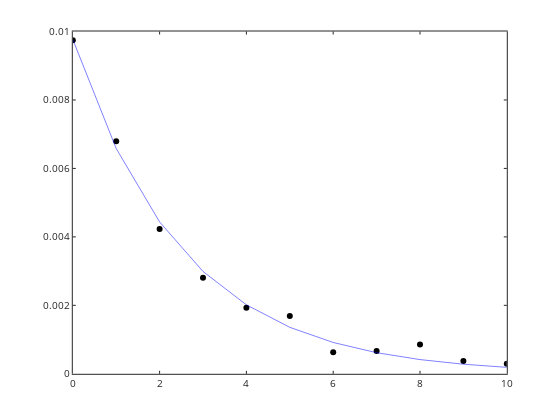

The cell this chart's notebook holds for it:
### Code cell
% now best fit

options = optimset('Display','iter','TolFun',1e-4,'TolX',1e-4);

pbest=fminsearch(@(p) errorfunction(p,N,t),ptst,options)

Nbst=firstorderdecay(t,pbest(1),pbest(2)); 

plot(t,N,'ko',t,Nbst,'b-')

### Figure 1 — Plotly figure (JSON) as saved in the notebook; plotly's stock layout.template omitted (floating-point values rounded to 4 significant figures)
{"data": [{"line": {"color": "rgb(0,0,0)", "width": 0.5}, "marker": {"color": "rgb(0,0,0)", "line": {"color": "rgb(0,0,0)"}, "size": 6, "symbol": "circle"}, "mode": "markers", "name": "", "showlegend": false, "type": "scatter", "visibility": true, "x": [0, 1, 2, 3, 4, 5, 6, 7, 8, 9, 10], "xaxis": "x", "y": [0.009746, 0.006791, 0.004232, 0.002808, 0.001927, 0.001689, 0.0006277, 0.0006647, 0.0008543, 0.0003732, 0.0002919], "yaxis": "y"}, {"line": {"color": "rgb(0,0,255)", "dash": "solid", "width": 0.5}, "marker": {"color": "rgb(0,0,255)", "line": {"color": "rgb(0,0,255)"}, "size": 6, "symbol": "none"}, "mode": "lines", "name": "", "showlegend": false, "type": "scatter", "visibility": true, "x": [0, 1, 2, 3, 4, 5, 6, 7, 8, 9, 10], "xaxis": "x", "y": [0.009767, 0.006582, 0.004436, 0.002989, 0.002015, 0.001358, 0.000915, 0.0006166, 0.0004156, 0.0002801, 0.0001887], "yaxis": "y"}], "layout": {"height": 420, "hovermode": "closest", "margin": {"b": 0, "l": 0, "r": 0, "t": 0}, "plot_bgcolor": "rgba(0,0,0,0)", "showlegend": false, "width": 560, "xaxis": {"anchor": "y", "autorange": false, "domain": [0.13, 0.905], "exponentformat": "none", "gridcolor": "rgba(38,38,38,0.15)", "gridwidth": 1, "linecolor": "rgb(38,38,38)", "linewidth": 1, "mirror": "ticks", "range": [0, 10], "showgrid": false, "showline": true, "side": "bottom", "spikedash": "solid", "spikemode": "across", "spikesides": false, "spikethickness": 1, "tickangle": 0, "tickcolor": "rgb(38,38,38)", "tickfont": {"color": "rgb(38,38,38)", "size": 10}, "ticklen": 3, "ticks": "inside", "ticktext": ["0", "2", "4", "6", "8", "10"], "tickvals": [0, 2, 4, 6, 8, 10], "title": {"font": {"color": "rgb(0,0,0)", "size": 11}, "text": ""}, "type": "linear", "visible": true, "zeroline": false}, "yaxis": {"anchor": "x", "autorange": false, "domain": [0.11, 0.925], "exponentformat": "none", "gridcolor": "rgba(38,38,38,0.15)", "gridwidth": 1, "linecolor": "rgb(38,38,38)", "linewidth": 1, "mirror": "ticks", "range": [0, 0.01], "showgrid": false, "showline": true, "side": "left", "spikedash": "solid", "spikemode": "across", "spikesides": false, "spikethickness": 1, "tickangle": 0, "tickcolor": "rgb(38,38,38)", "tickfont": {"color": "rgb(38,38,38)", "size": 10}, "ticklen": 3, "ticks": "inside", "ticktext": ["0", "0.002", "0.004", "0.006", "0.008", "0.01"], "tickvals": [0, 0.002, 0.004, 0.006, 0.008, 0.01], "title": {"font": {"color": "rgb(0,0,0)", "size": 11}, "text": ""}, "type": "linear", "visible": true, "zeroline": false}}}
